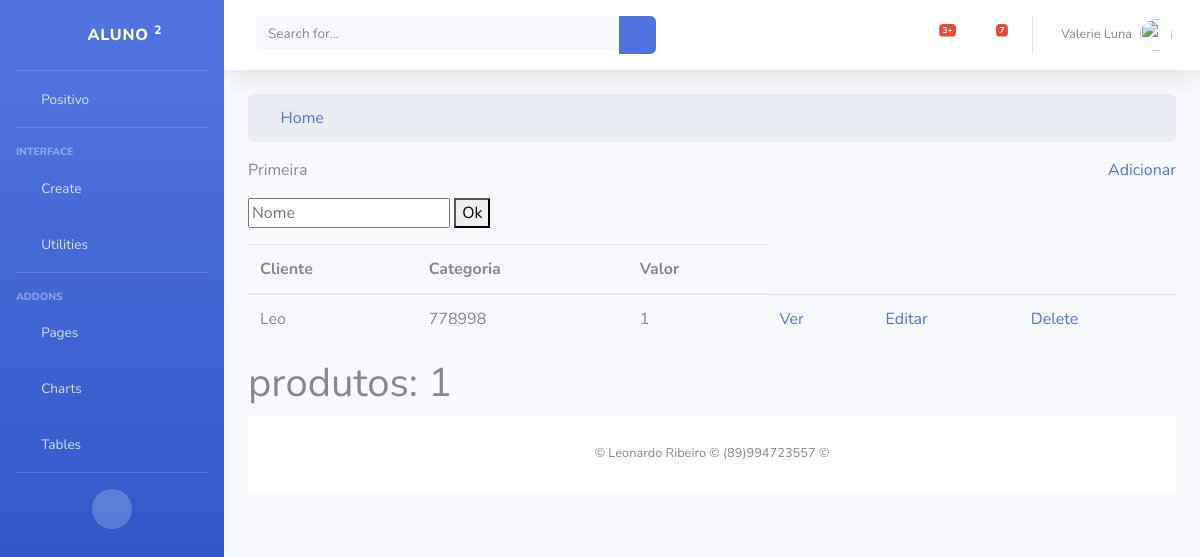
Page /primeira/produto/ on the earlier database version.
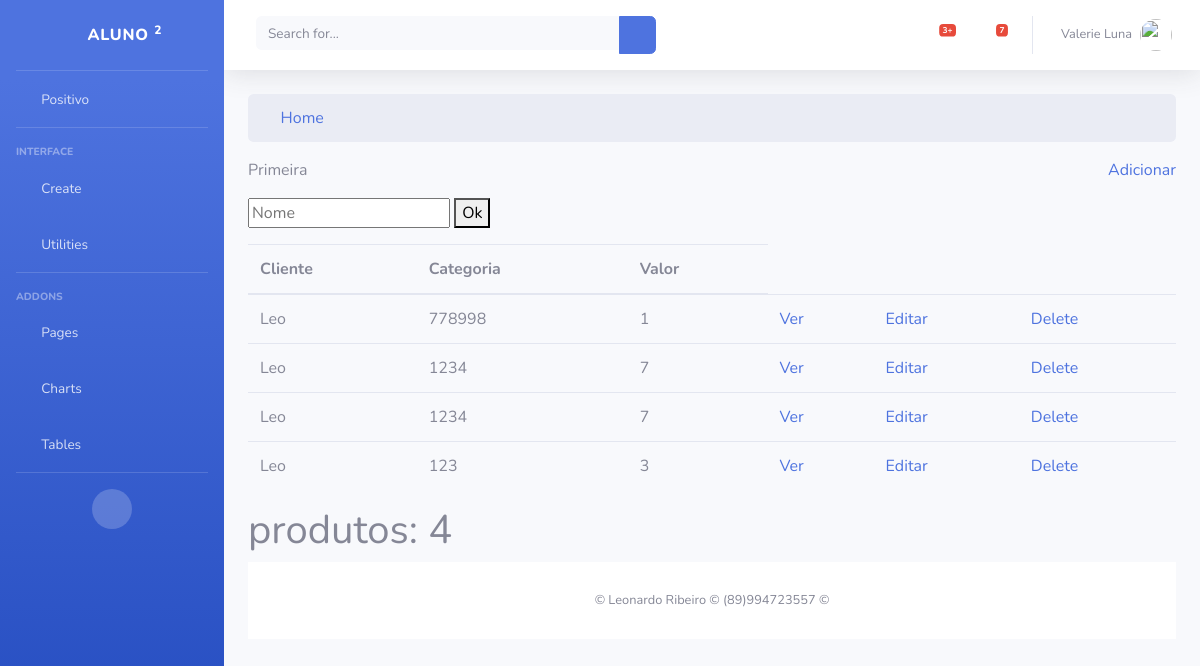
Same page on the later database version.
### primeira/models.py (models this page shows)
class Produto(models.Model):
    cliente = models.ForeignKey(Cliente, on_delete=models.CASCADE)
    categoria = models.CharField(max_length=11)
    valor = models.IntegerField()

class Cliente(models.Model):
    nome = models.CharField(max_length=50)
    matricula = models.CharField(max_length=11)
    idade = models.IntegerField()
    def __str__(self):
        return self.nome

### primeira/views.py (the view)
# urls.py: path('produto/', views.produto_list),
def produto_list(request):
    if (request.method == 'POST'):
        form = request.POST.get('select')
        produtos = Produto.objects.filter(categoria__icontains=form)
        return render(request, 'produto/list.html', {'produtos':produtos})
    else:
        produtos = Produto.objects.all()
        return render(request, 'produto/list.html', {'produtos':produtos})

### primeira/templates/produto/list.html (shortened to what this page needs)
{% extends 'base.html' %}
{% block conteudo %}
<div class="row">
    <div class="col-lg-12">
        <ol class="breadcrumb">
            <li>
                <i class="fa fa-home"></i>
                <a href="/primeira/">Home</a>
            </li>
        </ol>
    </div>
</div>
<div class="row">
    <div class="col-lg-12">
        <div class="panel panel-default">
            <div class="panel-heading">
                <p>Primeira<a href="/primeira/produto/form/" style="float:right;">Adicionar</a></p>
            </div>
            <div class="row">
                <div class="col-lg-12">
                    <div>
                        <form action="/primeira/produto/" method="POST">
                            <input type="text" id="select" name="select" placeholder="Nome">
                            <button type="submit">Ok</button>
                        </form>
                    </div>
                </div>
            </div>
            <div class="panel-body">
                <div class="table-responsive">
                    <table class="table table-striped">
                         <table class="table">
                            <thead>
                                <tr>
                                    <th>Cliente</th>
                                    <th>Categoria</th>
                                    <th>Valor</th>
                                </tr>
                            </thead>
                            <tbody>
                                {% for produto in produtos %}
                                <tr>
                                    <td>{{produto.cliente}}</td>
                                    <td>{{produto.categoria}}</td>
                                    <td>{{produto.valor}}</td>
                                    <td><a href="/primeira/produto/{{produto.id}}">Ver</a></td>
                                    <td><a href="/primeira/produto/{{produto.id}}/editar/">Editar</a></td>
                                    <td><a href="/primeira/produto/{{produto.id}}/delete/">Delete</a></td>
                                </tr>
                                {% endfor %}
                            </tbody>
                        </table>
                        <h1>produtos: {{produtos | length}}</h1>
                        {% endblock %}

### primeira/templates/base.html (shortened to what this page needs)
{% load static %}
<!DOCTYPE html>
<html lang="en">
<head>
  <link href="{% static 'vendor/fontawesome-free/css/all.min.css' %}" rel="stylesheet" type="text/css">
  <link href="{% static 'css/sb-admin-2.min.css' %}" rel="stylesheet">
</head>
<body id="page-top">
  <div id="wrapper">
    <ul class="navbar-nav bg-gradient-primary sidebar sidebar-dark accordion" id="accordionSidebar">
      <a class="sidebar-brand d-flex align-items-center justify-content-center" href="/aluno/">
        <div class="sidebar-brand-icon rotate-n-15">
          <i class="fas fa-laugh-wink"></i>
        </div>
        <div class="sidebar-brand-text mx-3">aluno <sup>2</sup></div>
      </a>
      <hr class="sidebar-divider my-0">
      <li class="nav-item ">
        <a class="nav-link" href="/aluno/positivo/">
          <i class="fas fa-fw fa-tachometer-alt"></i>
          <span>Positivo</span></a>
      </li>
      <hr class="sidebar-divider">
      <div class="sidebar-heading">
        Interface
      </div>
      <li class="nav-item">
        <a class="nav-link collapsed" href="/aluno/positivo/create/" data-toggle="collapse" data-target="#collapseTwo" aria-expanded="true"
          aria-controls="collapseTwo">
          <i class="fas fa-fw fa-cog"></i>
          <span>Create</span>
        </a>
      </li>
      <li class="nav-item">
        <a class="nav-link collapsed" href="#" data-toggle="collapse" data-target="#collapseUtilities"
          aria-expanded="true" aria-controls="collapseUtilities">
          <i class="fas fa-fw fa-wrench"></i>
          <span>Utilities</span>
        </a>
      </li>
      <hr class="sidebar-divider">
      <div class="sidebar-heading">
        Addons
      </div>
      <li class="nav-item">
        <a class="nav-link collapsed" href="#" data-toggle="collapse" data-target="#collapsePages" aria-expanded="true"
          aria-controls="collapsePages">
          <i class="fas fa-fw fa-folder"></i>
          <span>Pages</span>
        </a>
      </li>
      <li class="nav-item">
        <a class="nav-link" href="charts.html">
          <i class="fas fa-fw fa-chart-area"></i>
          <span>Charts</span></a>
      </li>
      <li class="nav-item">
        <a class="nav-link" href="tables.html">
          <i class="fas fa-fw fa-table"></i>
          <span>Tables</span></a>
      </li>
      <hr class="sidebar-divider d-none d-md-block">
      <div class="text-center d-none d-md-inline">
        <button class="rounded-circle border-0" id="sidebarToggle"></button>
      </div>
    </ul>
    <div id="content-wrapper" class="d-flex flex-column">
      <div id="content">
        <nav class="navbar navbar-expand navbar-light bg-white topbar mb-4 static-top shadow">
          <form class="d-none d-sm-inline-block form-inline mr-auto ml-md-3 my-2 my-md-0 mw-100 navbar-search">
            <div class="input-group">
              <input type="text" class="form-control bg-light border-0 small" placeholder="Search for..."
                aria-label="Search" aria-describedby="basic-addon2">
              <div class="input-group-append">
                <button class="btn btn-primary" type="button">
                  <i class="fas fa-search fa-sm"></i>
                </button>
              </div>
            </div>
          </form>
          <ul class="navbar-nav ml-auto">
            <li class="nav-item dropdown no-arrow mx-1">
              <a class="nav-link dropdown-toggle" href="#" id="alertsDropdown" role="button" data-toggle="dropdown"
                aria-haspopup="true" aria-expanded="false">
                <i class="fas fa-bell fa-fw"></i>
                <span class="badge badge-danger badge-counter">3+</span>
              </a>
            </li>
            <li class="nav-item dropdown no-arrow mx-1">
              <a class="nav-link dropdown-toggle" href="#" id="messagesDropdown" role="button" data-toggle="dropdown"
                aria-haspopup="true" aria-expanded="false">
                <i class="fas fa-envelope fa-fw"></i>
                <span class="badge badge-danger badge-counter">7</span>
              </a>
            </li>
            <li class="nav-item dropdown no-arrow">
              <a class="nav-link dropdown-toggle" href="#" id="userDropdown" role="button" data-toggle="dropdown"
                aria-haspopup="true" aria-expanded="false">
                <span class="mr-2 d-none d-lg-inline text-gray-600 small">Valerie Luna</span>
                <img class="img-profile rounded-circle" src="https://source.unsplash.com/QAB-WJcbgJk/60x60">
              </a>
            </li>
          </ul>
        </nav>
        <div class="container-fluid">
          {% block conteudo %} {% endblock %}
        </div>
      </div>
      <footer class="sticky-footer bg-white">
        <div class="container my-auto">
          <div class="copyright text-center my-auto">
            <span>&copy; Leonardo Ribeiro &copy; (89)994723557 &copy;</span>
          </div>
        </div>
      </footer>
    </div>
  </div>
</body>
</html>

Differences in the rows shown:
added Produto: cliente "Leo", categoria "1234", valor "7"
added Produto: cliente "Leo", categoria "1234", valor "7"
added Produto: cliente "Leo", categoria "123", valor "3"
Other differences:
{{ produtos | length }}: "1" → "4"
